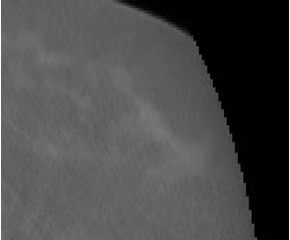
#> input picture P1S1.jpeg, 290 x 240 px
$ jupyter execute demo_3D.ipynb   (shell and % lines are left out)
#> lines starting #> are read from the running program, lines starting #| are printed output that depends on the picture
[cell 1]
##demo
import matplotlib.pyplot as plt
import matplotlib.cm as cm
import numpy as np
from PIL import Image
import sys
sys.setrecursionlimit(200000)

[cell 2]
im = Image.open('P1S1.jpeg')
#> im is the input picture: PIL image 290x240 RGB; mean R, G, B 75.2, 74, 74.4
(r,g,b) = im.split()
im = b
thresh = 120
thresh_low = 105
im

[cell 3]
w,h = im.size
#> w = 290; h = 240
print([w,h])
#| [290, 240]

[cell 4]
#mask--iterate from pixel to pixel
ttttt=np.zeros((290,240))

[cell 5]
blobs = im.point(lambda x: 254 if x == 255 else x)
pixels = blobs.load()
def flood2(x,y,w,h,pixels,ttttt):
    if 0<=x<w and 0<=y<h:
        #print(x)
        #print(y)
        if pixels[x,y]>=thresh:
            pixels[x,y]=128
            ttttt[x,y]=1

            if x>0 and pixels[x-1,y]>=thresh_low and ttttt[x-1,y]==0:
                pixels[x-1,y]=128
                ttttt[x-1,y]=1
                flood2(x-1,y,w,h,pixels,ttttt)

            if x<w-1 and pixels[x+1,y]>=thresh_low and ttttt[x+1,y]==0:
                pixels[x+1,y]=128
                ttttt[x+1,y]=1
                flood2(x+1,y,w,h,pixels,ttttt)

            if y>0 and pixels[x,y-1]>=thresh_low and ttttt[x,y-1]==0:
                pixels[x,y-1]=128
                ttttt[x,y-1]=1
                flood2(x,y-1,w,h,pixels,ttttt)

            if y<h-1 and pixels[x,y+1]>=thresh_low and ttttt[x,y+1]==0:
                pixels[x,y+1]=128
                ttttt[x,y+1]=1
                flood2(x,y+1,w,h,pixels,ttttt)

        else:
            return
    else:
        return

[cell 6]
count=0
for i in range(0,w):
    for j in range(0,h):
        if pixels[i,j]>=thresh and ttttt[i,j]==0:
            flood2(i,j,w,h,pixels,ttttt)
            count+=1
#> after the loop, count = 3

count
#> Out = 3

[cell 7]
blobs #after adjusting the threshold
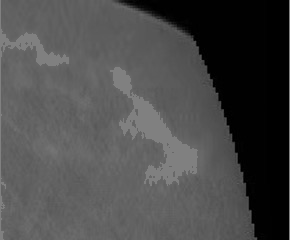
#> Out: PIL image 290x240 L; min 0, max 128, mean 74.6

[cell 8]
#generate barplots
noninvasive = np.array([7872900., 1354680., 7243900., 2936200., 5872920., 6544800.,
       6413000.])
invasive = np.array([ 3034500.,  5009040.,  8804400.,  7060200.,  9078480.,  8190000.,
       12869960.,  4672500.,  5894700.])

import matplotlib.pyplot as plt
noninvasive_mean = np.mean(noninvasive)
invasive_mean = np.mean(invasive)

noninvasive_std = np.std(noninvasive)
invasive_std = np.std(invasive)

tumortype = ['Benign', 'Metastatic']
x_pos = np.arange(len(tumortype))
CTEs = [noninvasive_mean, invasive_mean]
error = [noninvasive_std,invasive_std]

[cell 9]
# Build the plot
fig, ax = plt.subplots()
ax.bar(x_pos, CTEs, yerr=error, align='center', alpha=0.5, ecolor='black', capsize=10)
ax.set_ylabel('Tumor Intensity')
ax.set_xticks(x_pos)
ax.set_xticklabels(tumortype)
ax.set_title('Tumor Type')
ax.yaxis.grid(True)

# Save the figure and show
plt.tight_layout()
plt.savefig('intensity_bar_plot_with_error_bars.png')
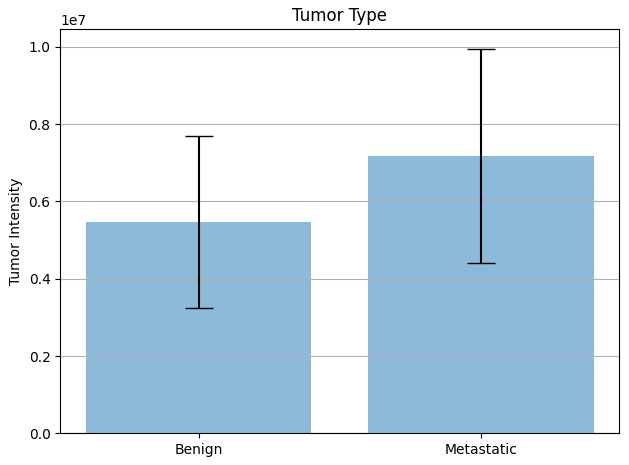
#> figure drawn by matplotlib, 1 panel
plt.show()

from scipy import stats as st
st.ttest_ind(noninvasive,invasive)
